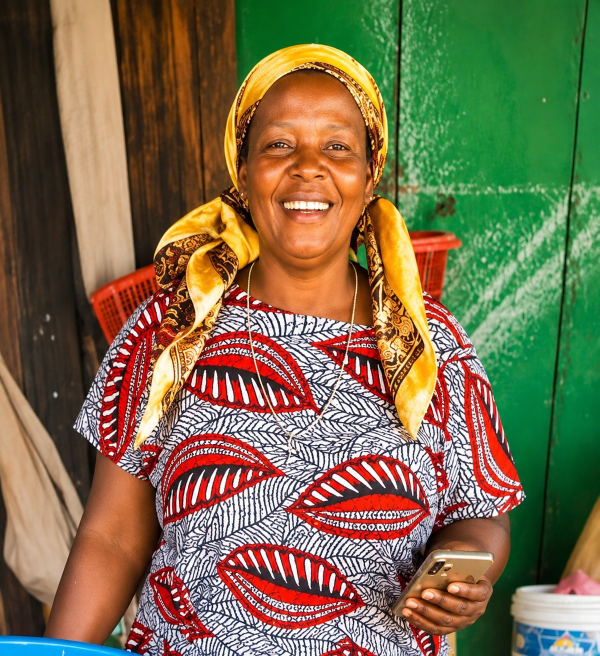
#> input picture image-backups/success-stories/sofia-atieno.jpg, 1199 x 1312 px, found by its file name (shown at 1/2 size)
$ python contact_sheet.py
#> lines starting #> are read from the running program, lines starting #| are printed output that depends on the picture
#!/usr/bin/env python3
"""Build a labeled contact sheet of the enhanced site images.

Burning each filename into the sheet makes verification unambiguous when
several images are inspected at once.
"""

from __future__ import annotations

from pathlib import Path

from PIL import Image, ImageDraw, ImageFont

ROOT = Path(__file__).resolve().parents[1]
PUBLIC = ROOT / "public"
OUT = ROOT / "image-backups" / "_contact_sheet.jpg"

FILES = [
    "success-stories/sofia-atieno.jpg",
    "success-stories/mariam-chimako.jpg",
    "team/neema.jpeg",
    "team/staffatwork.jpeg",
    "team/teamimage.jpeg",
    "team/elias-karisa-baya.jpg",
    "team/karisa-poster.jpg",
    "team/gallery-team-bench.jpg",
    "team/gallery-office-desk.jpg",
    "team/gallery-desk-portrait.jpg",
    "team/gallery-brand-banner.jpg",
    "team/gallery-field-visit.jpg",
]

CELL_W, CELL_H, LABEL_H, COLS = 620, 470, 34, 2
PAD = 10


def font(size: int) -> ImageFont.FreeTypeFont | ImageFont.ImageFont:
    for name in ("arialbd.ttf", "arial.ttf", "segoeuib.ttf"):
        try:
            return ImageFont.truetype(name, size)
        except OSError:
            continue
    return ImageFont.load_default(size=size)


def main() -> None:
    rows = (len(FILES) + COLS - 1) // COLS
    sheet_w = COLS * CELL_W + (COLS + 1) * PAD
    sheet_h = rows * (CELL_H + LABEL_H) + (rows + 1) * PAD
    sheet = Image.new("RGB", (sheet_w, sheet_h), (245, 245, 247))
    draw = ImageDraw.Draw(sheet)
    label_font = font(20)
    sub_font = font(16)

    for i, rel in enumerate(FILES):
        path = PUBLIC / rel
        col, row = i % COLS, i // COLS
        x = PAD + col * (CELL_W + PAD)
        y = PAD + row * (CELL_H + LABEL_H + PAD)

        with Image.open(path) as im:
#> im is the input picture: PIL image 1199x1312 RGB; mean R, G, B 122.7, 108.7, 76.5
            im = im.convert("RGB")
            dims = f"{im.width}x{im.height}"
#> dims = '1199x1312'
            im.thumbnail((CELL_W, CELL_H), Image.Resampling.LANCZOS)
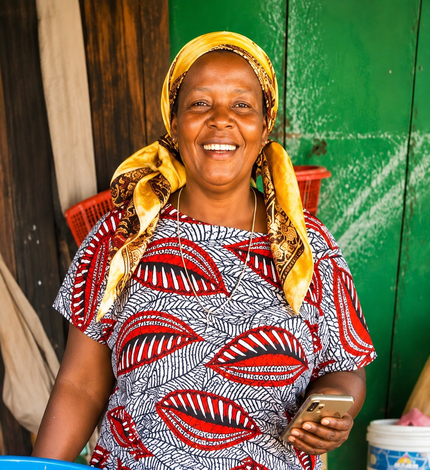
#> im: PIL image 430x470 RGB; mean R, G, B 122.5, 108.6, 76.3
            cx = x + (CELL_W - im.width) // 2
#> cx = 105
            cy = y + LABEL_H + (CELL_H - im.height) // 2
#> cy = 44
            sheet.paste(im, (cx, cy))
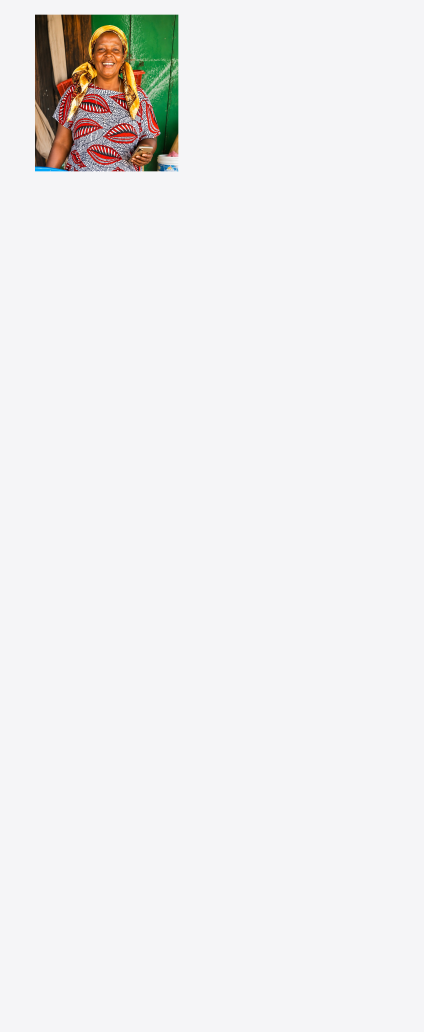
#> sheet: PIL image 1270x3094 RGB (shown at 1/3 size); mean R, G, B 238.7, 238, 238.2

        draw.rectangle([x, y, x + CELL_W, y + CELL_H + LABEL_H], outline=(200, 200, 205))
        draw.text((x + 6, y + 5), rel, fill=(20, 20, 20), font=label_font)
        draw.text((x + 6, y + LABEL_H + CELL_H - 22), dims, fill=(90, 90, 95), font=sub_font)
#> pass 2 of the loop in main, `for i, rel in enumerate(FILES):`:
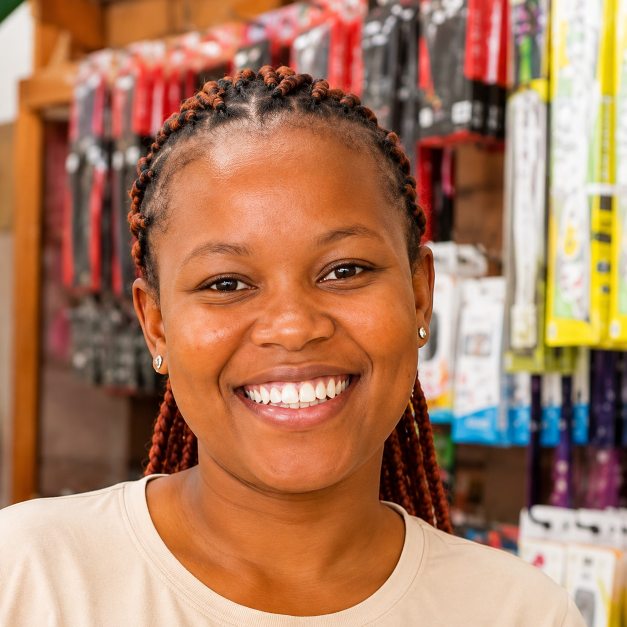
#> input picture image-backups/success-stories/mariam-chimako.jpg, 1254 x 1254 px, found by its file name (shown at 1/2 size)
#> in main, im is the input picture: PIL image 1254x1254 RGB; mean R, G, B 171.9, 124, 95
#> in main, `im.thumbnail((CELL_W, CELL_H), Image.Resampling.LANCZOS)`:
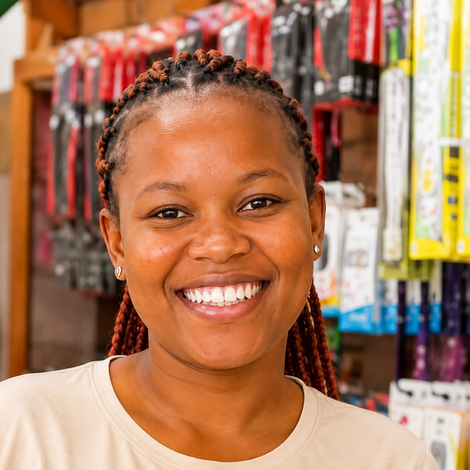
#> im: PIL image 470x470 RGB; mean R, G, B 171.9, 124, 95.1
#> in main, `sheet.paste(im, (cx, cy))`:
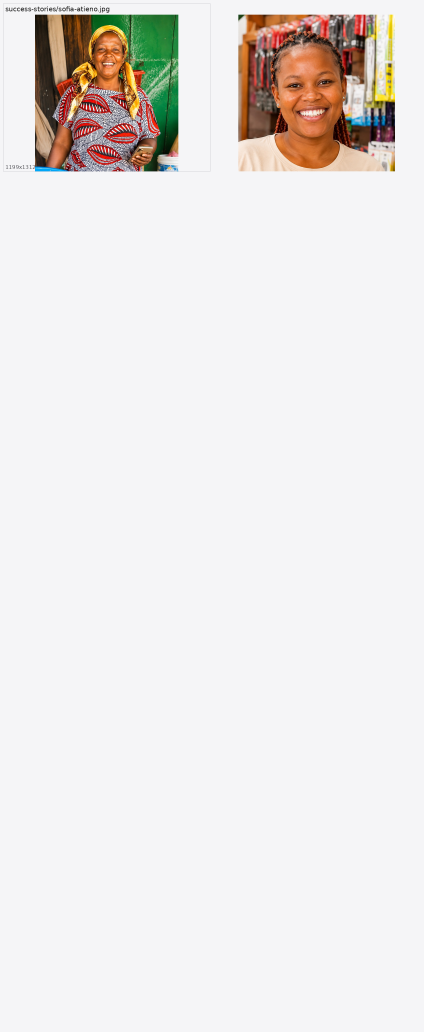
#> sheet: PIL image 1270x3094 RGB (shown at 1/3 size); mean R, G, B 234.5, 231.1, 229.6
#> pass 3 of the loop in main, `for i, rel in enumerate(FILES):`:
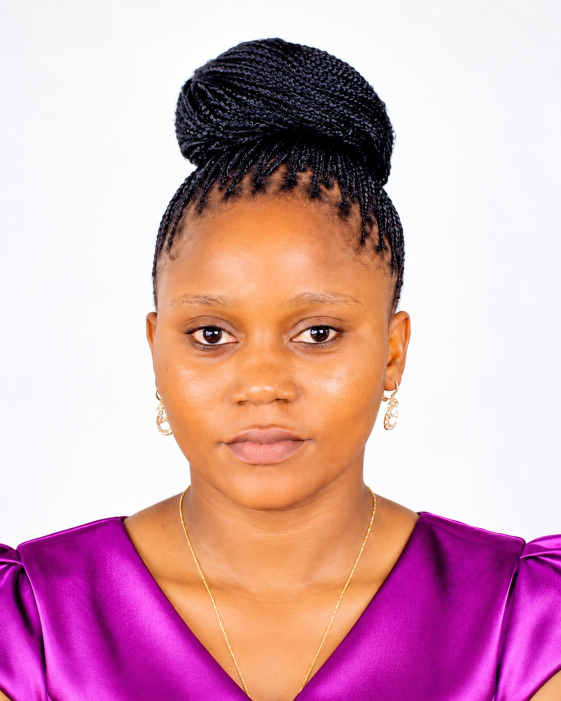
#> input picture image-backups/team/neema.jpeg, 1122 x 1402 px, found by its file name (shown at 1/2 size)
#> in main, im is the input picture: PIL image 1122x1402 RGB; mean R, G, B 213.8, 166.1, 178.2
#> in main, `im.thumbnail((CELL_W, CELL_H), Image.Resampling.LANCZOS)`:
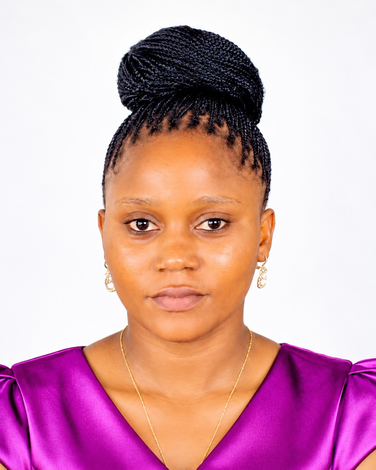
#> im: PIL image 376x470 RGB; mean R, G, B 213.8, 166.1, 178.2
#> in main, `sheet.paste(im, (cx, cy))`:
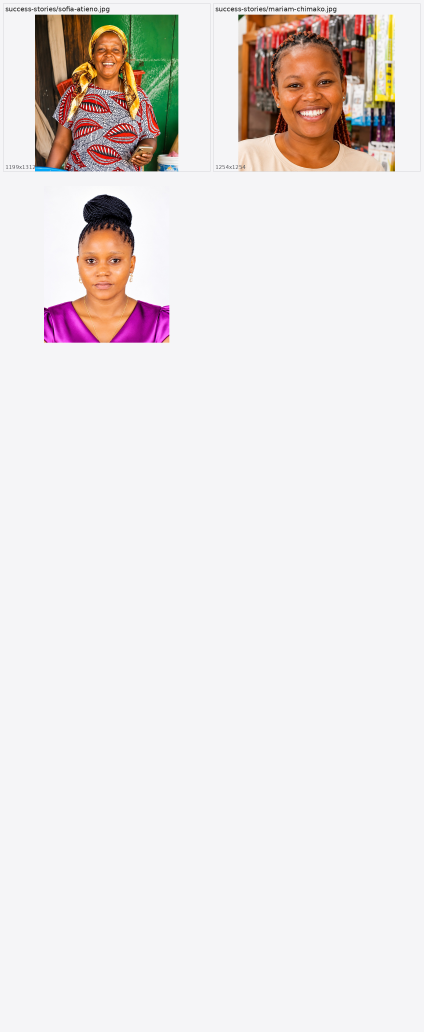
#> sheet: PIL image 1270x3094 RGB (shown at 1/3 size); mean R, G, B 232.9, 227.4, 226.3
#> the loop made 6 passes; the first 3 are shown

    sheet.save(OUT, quality=88, optimize=True, progressive=True)
    print(f"{OUT}  ({sheet.width}x{sheet.height})")


if __name__ == "__main__":
#> (the run stopped early here; a loop or call above may not have finished)
